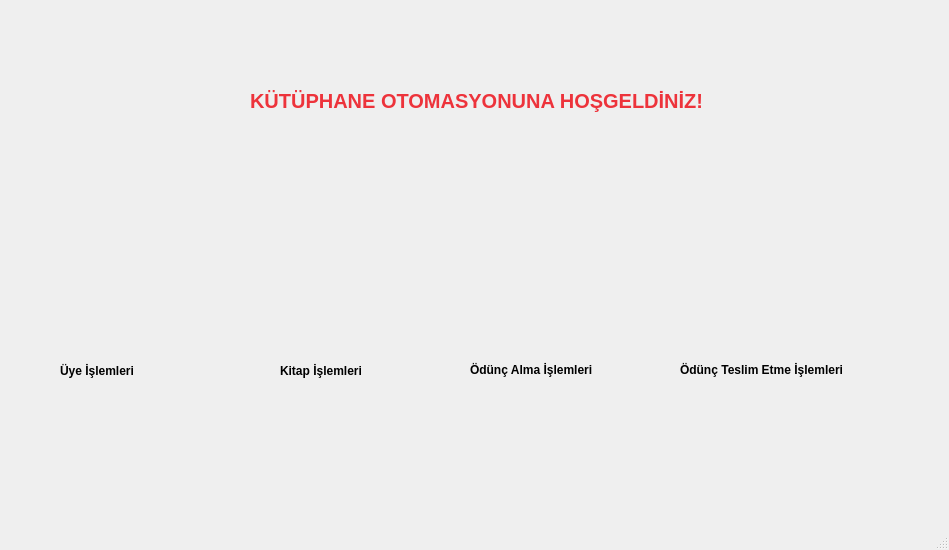
<?xml version="1.0" encoding="UTF-8"?>
<ui version="4.0">
 <class>MainWindow</class>
 <widget class="QMainWindow" name="MainWindow">
  <property name="geometry">
   <rect>
    <x>0</x>
    <y>0</y>
    <width>949</width>
    <height>550</height>
   </rect>
  </property>
  <property name="windowTitle">
   <string>MainWindow</string>
  </property>
  <widget class="QWidget" name="centralwidget">
   <widget class="QLabel" name="label">
    <property name="geometry">
     <rect>
      <x>250</x>
      <y>80</y>
      <width>491</width>
      <height>41</height>
     </rect>
    </property>
    <property name="palette">
     <palette>
      <active>
       <colorrole role="WindowText">
        <brush brushstyle="SolidPattern">
         <color alpha="255">
          <red>237</red>
          <green>51</green>
          <blue>59</blue>
         </color>
        </brush>
       </colorrole>
      </active>
      <inactive>
       <colorrole role="WindowText">
        <brush brushstyle="SolidPattern">
         <color alpha="255">
          <red>237</red>
          <green>51</green>
          <blue>59</blue>
         </color>
        </brush>
       </colorrole>
      </inactive>
      <disabled/>
     </palette>
    </property>
    <property name="font">
     <font>
      <pointsize>15</pointsize>
      <bold>true</bold>
     </font>
    </property>
    <property name="text">
     <string>KÜTÜPHANE OTOMASYONUNA HOŞGELDİNİZ!</string>
    </property>
   </widget>
   <widget class="TiklanabilirLabel" name="uye2_label">
    <property name="geometry">
     <rect>
      <x>60</x>
      <y>360</y>
      <width>101</width>
      <height>21</height>
     </rect>
    </property>
    <property name="font">
     <font>
      <bold>true</bold>
     </font>
    </property>
    <property name="cursor">
     <cursorShape>PointingHandCursor</cursorShape>
    </property>
    <property name="text">
     <string>Üye İşlemleri</string>
    </property>
   </widget>
   <widget class="TiklanabilirLabel" name="kitap2_label">
    <property name="geometry">
     <rect>
      <x>280</x>
      <y>360</y>
      <width>111</width>
      <height>21</height>
     </rect>
    </property>
    <property name="font">
     <font>
      <bold>true</bold>
     </font>
    </property>
    <property name="cursor">
     <cursorShape>PointingHandCursor</cursorShape>
    </property>
    <property name="text">
     <string>Kitap İşlemleri</string>
    </property>
   </widget>
   <widget class="TiklanabilirLabel" name="alma2_label">
    <property name="geometry">
     <rect>
      <x>470</x>
      <y>360</y>
      <width>161</width>
      <height>20</height>
     </rect>
    </property>
    <property name="font">
     <font>
      <bold>true</bold>
     </font>
    </property>
    <property name="cursor">
     <cursorShape>PointingHandCursor</cursorShape>
    </property>
    <property name="text">
     <string>Ödünç Alma İşlemleri</string>
    </property>
   </widget>
   <widget class="TiklanabilirLabel" name="teslim2_label">
    <property name="geometry">
     <rect>
      <x>680</x>
      <y>360</y>
      <width>218</width>
      <height>20</height>
     </rect>
    </property>
    <property name="font">
     <font>
      <bold>true</bold>
     </font>
    </property>
    <property name="cursor">
     <cursorShape>PointingHandCursor</cursorShape>
    </property>
    <property name="text">
     <string>Ödünç Teslim Etme İşlemleri</string>
    </property>
   </widget>
   <widget class="TiklanabilirLabel" name="kitap_label">
    <property name="geometry">
     <rect>
      <x>260</x>
      <y>200</y>
      <width>150</width>
      <height>150</height>
     </rect>
    </property>
    <property name="cursor">
     <cursorShape>PointingHandCursor</cursorShape>
    </property>
    <property name="text">
     <string/>
    </property>
    <property name="pixmap">
     <pixmap resource="resources.qrc">:/images/images/book.jpg</pixmap>
    </property>
    <property name="scaledContents">
     <bool>true</bool>
    </property>
   </widget>
   <widget class="TiklanabilirLabel" name="alma_label">
    <property name="geometry">
     <rect>
      <x>490</x>
      <y>200</y>
      <width>150</width>
      <height>150</height>
     </rect>
    </property>
    <property name="cursor">
     <cursorShape>PointingHandCursor</cursorShape>
    </property>
    <property name="text">
     <string/>
    </property>
    <property name="pixmap">
     <pixmap resource="resources.qrc">:/images/images/odunc_1.jpg</pixmap>
    </property>
    <property name="scaledContents">
     <bool>true</bool>
    </property>
   </widget>
   <widget class="TiklanabilirLabel" name="uye_label">
    <property name="geometry">
     <rect>
      <x>30</x>
      <y>200</y>
      <width>150</width>
      <height>150</height>
     </rect>
    </property>
    <property name="cursor">
     <cursorShape>PointingHandCursor</cursorShape>
    </property>
    <property name="text">
     <string/>
    </property>
    <property name="pixmap">
     <pixmap resource="resources.qrc">:/images/images/user.jpg</pixmap>
    </property>
    <property name="scaledContents">
     <bool>true</bool>
    </property>
   </widget>
   <widget class="TiklanabilirLabel" name="teslim_label">
    <property name="geometry">
     <rect>
      <x>720</x>
      <y>200</y>
      <width>150</width>
      <height>150</height>
     </rect>
    </property>
    <property name="cursor">
     <cursorShape>PointingHandCursor</cursorShape>
    </property>
    <property name="text">
     <string/>
    </property>
    <property name="pixmap">
     <pixmap resource="resources.qrc">:/images/images/odunc_2.jpg</pixmap>
    </property>
    <property name="scaledContents">
     <bool>true</bool>
    </property>
   </widget>
  </widget>
  <widget class="QMenuBar" name="menubar">
   <property name="geometry">
    <rect>
     <x>0</x>
     <y>0</y>
     <width>949</width>
     <height>24</height>
    </rect>
   </property>
  </widget>
  <widget class="QStatusBar" name="statusbar"/>
 </widget>
 <customwidgets>
  <customwidget>
   <class>TiklanabilirLabel</class>
   <extends>QLabel</extends>
   <header>tiklanabilirlabel.h</header>
  </customwidget>
 </customwidgets>
 <resources>
  <include location="resources.qrc"/>
 </resources>
 <connections/>
</ui>
